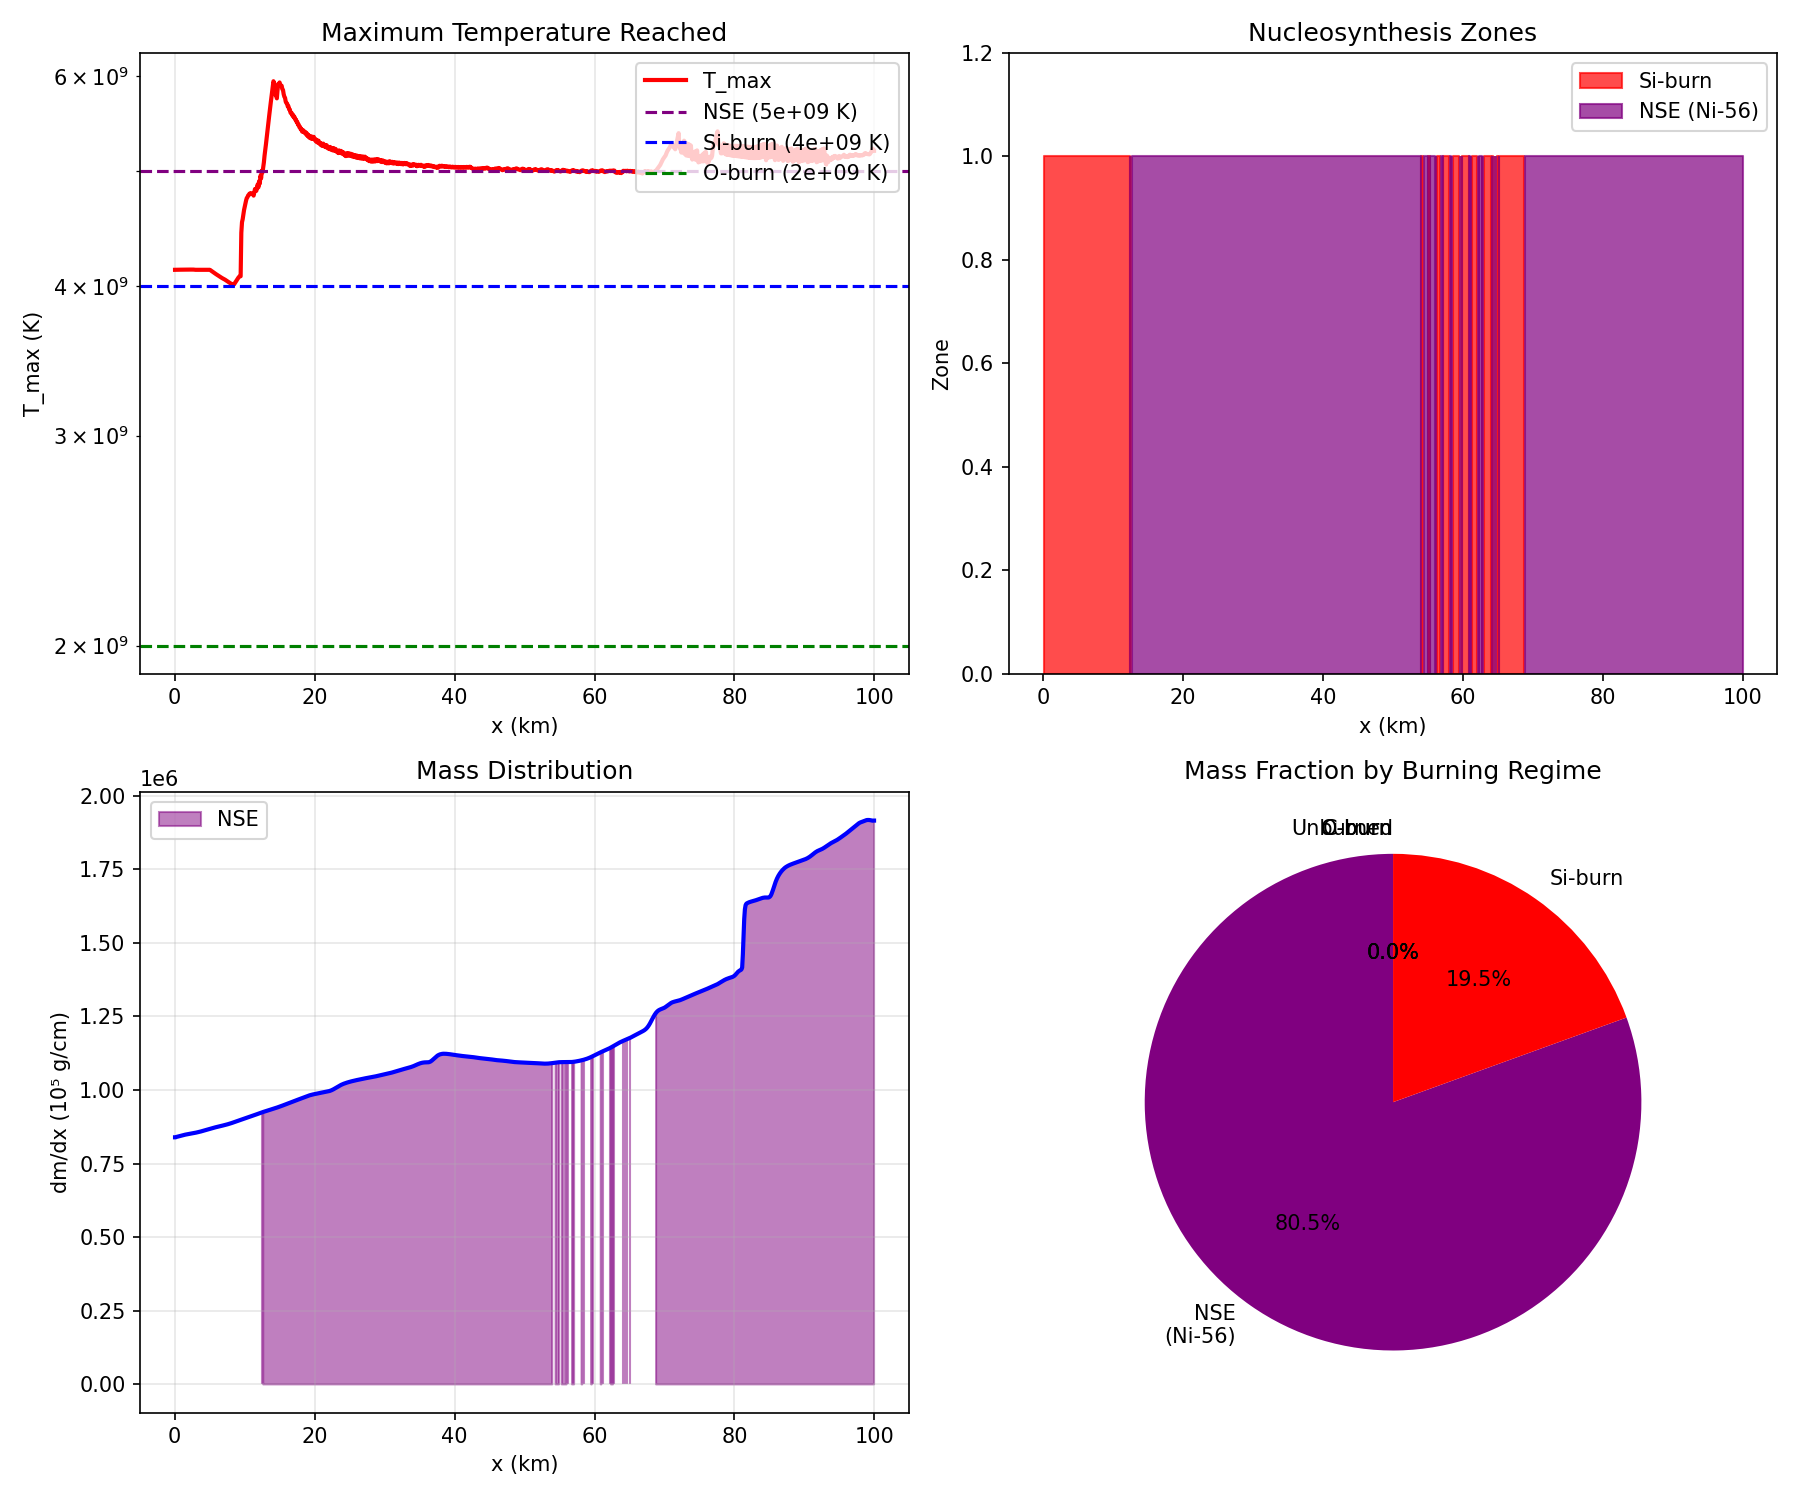

Reproduce this figure in Python.
#!/usr/bin/env python3
"""
Nickel-56 Yield Analysis for Type Ia Supernova Simulation

Post-processes the DDT simulation to calculate:
    1. Mass that reached Nuclear Statistical Equilibrium (NSE)
    2. Estimated Ni-56 yield
    3. Comparison to observed Type Ia luminosities

Physics:
    - T > 5×10⁹ K: Complete silicon burning → NSE → Iron-group (mostly Ni-56)
    - T ~ 4-5×10⁹ K: Incomplete Si burning → mixture of Si, S, Ar, Ca
    - T ~ 2-4×10⁹ K: Oxygen/Neon burning → Intermediate mass elements
    - T < 2×10⁹ K: Carbon burning only → O, Ne, Mg

The Ni-56 mass directly determines peak luminosity via:
    L_peak ≈ 2×10⁴³ (M_Ni / M_sun) erg/s

Reference:
    - Arnett (1982), ApJ 253, 785 (Arnett's Rule)
    - Mazzali et al. (2007), Science 315, 825
"""

import numpy as np
import matplotlib.pyplot as plt
from dataclasses import dataclass
from typing import Tuple, List
import sys
from pathlib import Path

sys.path.insert(0, str(Path(__file__).parent.parent))

from constants import M_SUN, DAY, TAU_NI56, TAU_CO56, Q_BURN
from ddt_solver.eos_white_dwarf import eos_from_rho_T
from ddt_solver.flux_hllc import primitive_to_conserved, conserved_to_primitive
from ddt_solver.reaction_carbon import chapman_jouguet_velocity
from ddt_solver.main_zeldovich import SimulationConfig, ZeldovichDDTSolver

# Temperature thresholds for nucleosynthesis
T_NSE = 5.0e9      # K - Nuclear Statistical Equilibrium (→ Ni-56)
T_SI_BURN = 4.0e9  # K - Silicon burning (→ Si-group)
T_O_BURN = 2.0e9   # K - Oxygen burning (→ IME)
T_C_BURN = 1.0e9   # K - Carbon burning threshold

# NSE composition (mass fractions at T > T_NSE)
# At NSE, composition is determined by density and electron fraction
# For Y_e = 0.5 (C/O WD), predominantly Ni-56
X_NI56_NSE = 0.85   # ~85% Ni-56 by mass in NSE
X_HE4_NSE = 0.10    # ~10% alpha particles
X_OTHER_NSE = 0.05  # ~5% other iron-group


@dataclass
class NucleosynthesisResult:
    """Results of nucleosynthesis analysis."""
    # Masses by burning regime (grams)
    M_NSE: float          # Reached NSE (→ Ni-56)
    M_Si_burn: float      # Silicon burning (→ Si-group)
    M_O_burn: float       # Oxygen burning (→ IME)
    M_C_burn: float       # Carbon burning only
    M_unburned: float     # Never ignited

    # Derived quantities
    M_Ni56: float         # Estimated Ni-56 mass
    M_total_burned: float # Total mass processed

    # Observables
    L_peak: float         # Peak luminosity (erg/s)
    M_B_peak: float       # Absolute B magnitude at peak


class NickelYieldAnalyzer:
    """
    Analyzes DDT simulation output to compute nucleosynthesis yields.

    Tracks the maximum temperature reached by each fluid element
    throughout the simulation.
    """

    def __init__(self, config: SimulationConfig):
        self.config = config
        self.dx = config.domain_size / config.n_cells
        self.x = np.linspace(0.5*self.dx, config.domain_size - 0.5*self.dx, config.n_cells)

        # Track maximum temperature history
        self.T_max = np.zeros(config.n_cells)

        # Track burned mass fractions
        self.X_C12_final = np.ones(config.n_cells) * config.X_C12_initial

    def update_temperature_history(self, T: np.ndarray):
        """Update the maximum temperature record."""
        self.T_max = np.maximum(self.T_max, T)

    def compute_yields(self, rho: np.ndarray, T_max: np.ndarray = None) -> NucleosynthesisResult:
        """
        Compute nucleosynthesis yields based on peak temperatures.

        Args:
            rho: Final density profile
            T_max: Maximum temperature reached (if None, uses stored history)

        Returns:
            NucleosynthesisResult with mass breakdown
        """
        if T_max is None:
            T_max = self.T_max

        # Mass per cell
        dm = rho * self.dx  # g/cm² (1D) - need to scale for 3D

        # For 1D simulation, we compute mass per unit area
        # To get total mass, we'd need to assume spherical geometry
        # Here we report "specific" quantities that can be scaled

        # Classification by peak temperature
        mask_NSE = T_max >= T_NSE
        mask_Si = (T_max >= T_SI_BURN) & (T_max < T_NSE)
        mask_O = (T_max >= T_O_BURN) & (T_max < T_SI_BURN)
        mask_C = (T_max >= T_C_BURN) & (T_max < T_O_BURN)
        mask_unburned = T_max < T_C_BURN

        # Masses in each regime (g/cm²)
        M_NSE = np.sum(dm[mask_NSE])
        M_Si = np.sum(dm[mask_Si])
        M_O = np.sum(dm[mask_O])
        M_C = np.sum(dm[mask_C])
        M_unburned = np.sum(dm[mask_unburned])
        M_total = np.sum(dm)

        # Ni-56 production
        # NSE: ~85% goes to Ni-56
        # Si-burning: ~30% goes to Ni-56 (rest is Si-group)
        # O-burning: ~5% goes to Ni-56
        M_Ni56 = X_NI56_NSE * M_NSE + 0.30 * M_Si + 0.05 * M_O

        # Peak luminosity from Arnett's rule
        # L_peak ≈ ε_Ni * M_Ni / τ_Ni
        # where ε_Ni = 3.9×10¹⁰ erg/g/s and τ_Ni = 8.8 days
        # Simplified: L_peak ≈ 2×10⁴³ * (M_Ni / M_sun) erg/s
        L_peak = 2e43 * (M_Ni56 / M_SUN)

        # Absolute B magnitude
        # M_B ≈ -19.3 for M_Ni = 0.6 M_sun (Phillips relation baseline)
        # M_B = -19.3 - 2.5 * log10(M_Ni / 0.6 M_sun)
        if M_Ni56 > 0:
            M_B_peak = -19.3 - 2.5 * np.log10(M_Ni56 / (0.6 * M_SUN))
        else:
            M_B_peak = 0.0

        return NucleosynthesisResult(
            M_NSE=M_NSE,
            M_Si_burn=M_Si,
            M_O_burn=M_O,
            M_C_burn=M_C,
            M_unburned=M_unburned,
            M_Ni56=M_Ni56,
            M_total_burned=M_NSE + M_Si + M_O + M_C,
            L_peak=L_peak,
            M_B_peak=M_B_peak
        )

    def plot_yields(self, rho: np.ndarray, T_max: np.ndarray = None,
                    save_path: str = None):
        """
        Visualize the nucleosynthesis zones.
        """
        if T_max is None:
            T_max = self.T_max

        fig, axes = plt.subplots(2, 2, figsize=(12, 10))

        x_km = self.x / 1e5

        # Panel 1: Temperature history
        ax = axes[0, 0]
        ax.semilogy(x_km, T_max, 'r-', linewidth=2, label='T_max')
        ax.axhline(T_NSE, color='purple', linestyle='--', label=f'NSE ({T_NSE:.0e} K)')
        ax.axhline(T_SI_BURN, color='blue', linestyle='--', label=f'Si-burn ({T_SI_BURN:.0e} K)')
        ax.axhline(T_O_BURN, color='green', linestyle='--', label=f'O-burn ({T_O_BURN:.0e} K)')
        ax.set_xlabel('x (km)')
        ax.set_ylabel('T_max (K)')
        ax.set_title('Maximum Temperature Reached')
        ax.legend(loc='upper right')
        ax.grid(True, alpha=0.3)

        # Panel 2: Burning zones
        ax = axes[0, 1]
        zones = np.zeros(len(T_max))
        zones[T_max >= T_NSE] = 4
        zones[(T_max >= T_SI_BURN) & (T_max < T_NSE)] = 3
        zones[(T_max >= T_O_BURN) & (T_max < T_SI_BURN)] = 2
        zones[(T_max >= T_C_BURN) & (T_max < T_O_BURN)] = 1

        colors = ['white', 'yellow', 'orange', 'red', 'purple']
        labels = ['Unburned', 'C-burn', 'O-burn', 'Si-burn', 'NSE (Ni-56)']

        for i, (color, label) in enumerate(zip(colors, labels)):
            mask = zones == i
            if np.any(mask):
                ax.fill_between(x_km, 0, 1, where=mask, color=color,
                               alpha=0.7, label=label)

        ax.set_xlabel('x (km)')
        ax.set_ylabel('Zone')
        ax.set_title('Nucleosynthesis Zones')
        ax.legend(loc='upper right')
        ax.set_ylim(0, 1.2)

        # Panel 3: Mass distribution
        ax = axes[1, 0]
        dm = rho * self.dx
        ax.plot(x_km, dm / 1e5, 'b-', linewidth=2)
        ax.fill_between(x_km, 0, dm / 1e5, where=T_max >= T_NSE,
                       color='purple', alpha=0.5, label='NSE')
        ax.set_xlabel('x (km)')
        ax.set_ylabel('dm/dx (10⁵ g/cm)')
        ax.set_title('Mass Distribution')
        ax.legend()
        ax.grid(True, alpha=0.3)

        # Panel 4: Yield summary
        ax = axes[1, 1]
        result = self.compute_yields(rho, T_max)

        # Normalize to total mass
        M_total = result.M_NSE + result.M_Si_burn + result.M_O_burn + result.M_C_burn + result.M_unburned

        if M_total > 0:
            fractions = [
                result.M_NSE / M_total,
                result.M_Si_burn / M_total,
                result.M_O_burn / M_total,
                result.M_C_burn / M_total,
                result.M_unburned / M_total
            ]
        else:
            fractions = [0, 0, 0, 0, 1]

        wedges, texts, autotexts = ax.pie(
            fractions,
            labels=['NSE\n(Ni-56)', 'Si-burn', 'O-burn', 'C-burn', 'Unburned'],
            colors=['purple', 'red', 'orange', 'yellow', 'lightgray'],
            autopct='%1.1f%%',
            startangle=90
        )
        ax.set_title('Mass Fraction by Burning Regime')

        plt.tight_layout()

        if save_path:
            plt.savefig(save_path, dpi=150)
            print(f"Saved yield plot to {save_path}")

        plt.show()


class DDTWithYieldTracking(ZeldovichDDTSolver):
    """
    Extended DDT solver that tracks temperature history for yield analysis.
    """

    def __init__(self, config: SimulationConfig):
        super().__init__(config)
        self.analyzer = NickelYieldAnalyzer(config)
        self.T_history = []

    def _update_thermodynamics(self):
        """Override to track temperature history."""
        super()._update_thermodynamics()
        self.analyzer.update_temperature_history(self.T)

    def compute_final_yields(self) -> NucleosynthesisResult:
        """Compute yields after simulation completes."""
        rho, _, _ = conserved_to_primitive(self.U, self.gamma_eff)
        return self.analyzer.compute_yields(rho)

    def plot_yields(self, save_path: str = None):
        """Plot nucleosynthesis results."""
        rho, _, _ = conserved_to_primitive(self.U, self.gamma_eff)
        self.analyzer.plot_yields(rho, save_path=save_path)


def run_yield_analysis():
    """Run DDT simulation with yield tracking."""
    print("=" * 70)
    print("Type Ia Supernova DDT Simulation with Nickel Yield Analysis")
    print("=" * 70)
    print()

    # Configuration
    config = SimulationConfig(
        n_cells=1024,
        domain_size=1e7,
        rho_ambient=2e7,
        T_ambient=5e8,
        T_hotspot=3e9,
        hotspot_width=5e5,
        gradient_width=2e6,
        X_C12_initial=0.5,
        cfl=0.3,
        t_end=0.02,
        max_steps=50000,
        plot_interval=500,  # Less frequent plotting
        verbose=True
    )

    # Run simulation with yield tracking
    solver = DDTWithYieldTracking(config)
    solver.run(show_plots=False)  # Suppress main plots for speed

    # Compute yields
    print("\n" + "=" * 70)
    print("NUCLEOSYNTHESIS ANALYSIS")
    print("=" * 70)

    result = solver.compute_final_yields()

    # Get total mass in simulation (g/cm²) and scale to 3D estimate
    rho, _, _ = conserved_to_primitive(solver.U, solver.gamma_eff)
    M_1D = np.sum(rho * solver.dx)  # g/cm² (column mass)

    # For a rough 3D estimate, assume this 1D slice represents
    # a spherical shell of radius R ~ domain_size / 2
    R_shell = config.domain_size / 2
    M_3D_estimate = 4 * np.pi * R_shell**2 * M_1D  # Very rough!

    print(f"\n1D Column Masses (g/cm²):")
    print(f"  NSE (→ Ni-56):     {result.M_NSE:.3e} g/cm²")
    print(f"  Si-burning:        {result.M_Si_burn:.3e} g/cm²")
    print(f"  O-burning:         {result.M_O_burn:.3e} g/cm²")
    print(f"  C-burning:         {result.M_C_burn:.3e} g/cm²")
    print(f"  Unburned:          {result.M_unburned:.3e} g/cm²")
    print(f"  Total:             {result.M_NSE + result.M_Si_burn + result.M_O_burn + result.M_C_burn + result.M_unburned:.3e} g/cm²")

    # Mass fractions
    M_total = result.M_NSE + result.M_Si_burn + result.M_O_burn + result.M_C_burn + result.M_unburned
    if M_total > 0:
        print(f"\nMass Fractions:")
        print(f"  NSE (→ Ni-56):     {100*result.M_NSE/M_total:.1f}%")
        print(f"  Si-burning:        {100*result.M_Si_burn/M_total:.1f}%")
        print(f"  O-burning:         {100*result.M_O_burn/M_total:.1f}%")
        print(f"  C-burning:         {100*result.M_C_burn/M_total:.1f}%")
        print(f"  Unburned:          {100*result.M_unburned/M_total:.1f}%")

    # Estimated Ni-56 fraction
    f_Ni56 = result.M_Ni56 / M_total if M_total > 0 else 0
    print(f"\nEstimated Ni-56 mass fraction: {100*f_Ni56:.1f}%")

    # Scale to typical WD mass
    M_WD = 1.4 * M_SUN  # Chandrasekhar mass
    M_Ni56_scaled = f_Ni56 * M_WD

    print(f"\n" + "-" * 70)
    print("SCALED TO CHANDRASEKHAR MASS WHITE DWARF (1.4 M_sun):")
    print("-" * 70)
    print(f"  Estimated Ni-56 mass: {M_Ni56_scaled/M_SUN:.3f} M_sun")
    print(f"  Expected for normal SN Ia: 0.4-0.8 M_sun")

    # Peak luminosity
    L_peak_scaled = 2e43 * (M_Ni56_scaled / M_SUN)
    print(f"\n  Peak luminosity: {L_peak_scaled:.2e} erg/s")
    print(f"  Expected for normal SN Ia: ~1-2 × 10⁴³ erg/s")

    # Absolute magnitude
    if M_Ni56_scaled > 0:
        M_B = -19.3 - 2.5 * np.log10(M_Ni56_scaled / (0.6 * M_SUN))
        print(f"\n  Peak absolute B magnitude: M_B = {M_B:.2f}")
        print(f"  Expected for normal SN Ia: M_B ≈ -19.3 ± 0.3")

    # Classification
    print(f"\n" + "=" * 70)
    print("SUPERNOVA CLASSIFICATION:")
    print("=" * 70)

    f_Ni56_percent = 100 * f_Ni56
    if f_Ni56_percent > 50:
        print("  → NORMAL Type Ia Supernova (high Ni-56 yield)")
        print("     This would be a valid 'standard candle' for cosmology!")
    elif f_Ni56_percent > 30:
        print("  → SUBLUMINOUS Type Ia (1991bg-like)")
        print("     Lower Ni-56 → dimmer, faster decline")
    elif f_Ni56_percent > 10:
        print("  → TRANSITIONAL object")
        print("     Intermediate between normal and subluminous")
    else:
        print("  → FAILED DETONATION or peculiar transient")
        print("     Insufficient Ni-56 for standard Type Ia")

    # Plot
    print("\nGenerating nucleosynthesis plot...")
    solver.plot_yields(save_path=Path(__file__).parent / 'nickel_yield.png')

    return solver, result


if __name__ == "__main__":
    solver, result = run_yield_analysis()
